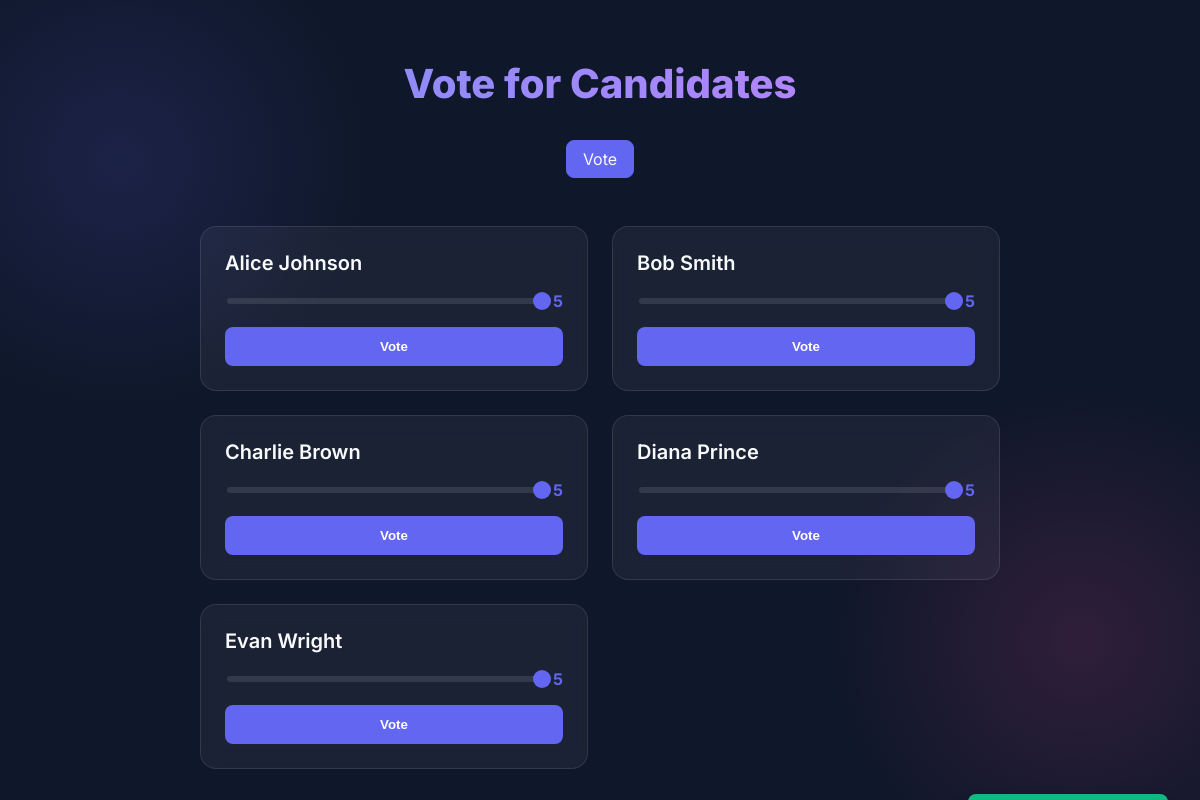
The page / on the database its author committed.
### models.py (models this page shows)
class Candidate(db.Model):
    id = db.Column(db.Integer, primary_key=True)
    name = db.Column(db.String(100), nullable=False)
    votes = db.relationship('Vote', backref='candidate', lazy=True)

### app.py (the view)
@app.route('/')
def index():
    user_hash = get_user_hash()
    candidates = Candidate.query.all()
    user_votes = {}
    if user_hash:
        votes = Vote.query.filter_by(user_hash=user_hash).all()
        user_votes = {v.candidate_id: v.score for v in votes}
    resp = make_response(render_template('index.html', candidates=candidates, user_votes=user_votes))
    if not user_hash:
        new_hash = str(uuid.uuid4())
        resp.set_cookie('user_hash', new_hash, max_age=60*60*24*365) # 1 year
    return resp

### app.py (called while the page is built)
@app.before_request
def ensure_identity():
    if 'user_hash' not in request.cookies:
        pass

def get_user_hash():
    return request.cookies.get('user_hash')

### templates/index.html (shortened to what this page needs)
{% extends 'base.html' %}
{% block header %}Vote for Candidates{% endblock %}
{% block content %}
<div class="grid">
    {% for candidate in candidates %}
    <div class="card" id="card-{{ candidate.id }}">
        <div class="candidate-name">{{ candidate.name }}</div>
        <div class="vote-controls">
            {% if candidate.id in user_votes %}
            <div class="score-display">You voted: {{ user_votes[candidate.id] }}</div>
            <button class="vote-btn" disabled>Voted</button>
            {% else %}
            <div class="rating-input">
                <input type="range" id="range-{{ candidate.id }}" min="1" max="5" value="5"
                    oninput="updateScore({{ candidate.id }})">
                <span id="score-{{ candidate.id }}" class="score-display">5</span>
            </div>
            <button onclick="submitVote({{ candidate.id }})" class="vote-btn">Vote</button>
            {% endif %}
        </div>
    </div>
    {% endfor %}
</div>
{% endblock %}

### static/style.css (style rules this page uses)
:root { --bg-color: #0f172a; --card-bg: rgba(255, 255, 255, 0.05); --text-color: #f8fafc; --accent-color: #6366f1; --accent-hover: #4f46e5; --border-color: rgba(255, 255, 255, 0.1); --font-family: 'Inter', system-ui, -apple-system, sans-serif; }
body { background-color: var(--bg-color); color: var(--text-color); font-family: var(--font-family); margin: 0; min-height: 100vh; display: flex; flex-direction: column; align-items: center; background-image: radial-gradient(circle at 10% 20%, rgba(99, 102, 241, 0.15) 0%, transparent 20%), radial-gradient(circle at 90% 80%, rgba(236, 72, 153, 0.15) 0%, transparent 20%); }
.grid { display: grid; grid-template-columns: repeat(auto-fill, minmax(300px, 1fr)); gap: 1.5rem; }
.card { background: var(--card-bg); border: 1px solid var(--border-color); border-radius: 16px; padding: 1.5rem; backdrop-filter: blur(10px); transition: transform 0.2s ease, border-color 0.2s ease; }
.candidate-name { font-size: 1.25rem; font-weight: 600; margin-bottom: 1rem; }
.vote-controls { display: flex; flex-direction: column; gap: 1rem; }
.rating-input { display: flex; justify-content: space-between; align-items: center; }
input[type="range"] { width: 100%; accent-color: var(--accent-color); height: 6px; background: rgba(255,255,255,0.1); border-radius: 3px; outline: none; -webkit-appearance: none; }
.score-display { text-align: center; font-weight: bold; color: var(--accent-color); }
button.vote-btn { background: var(--accent-color); color: white; border: none; padding: 0.75rem; border-radius: 8px; cursor: pointer; font-weight: 600; transition: background 0.2s; }

### rows shown on the page
Candidate: name "Alice Johnson"
Candidate: name "Bob Smith"
Candidate: name "Charlie Brown"
Candidate: name "Diana Prince"
Candidate: name "Evan Wright", id "5"
